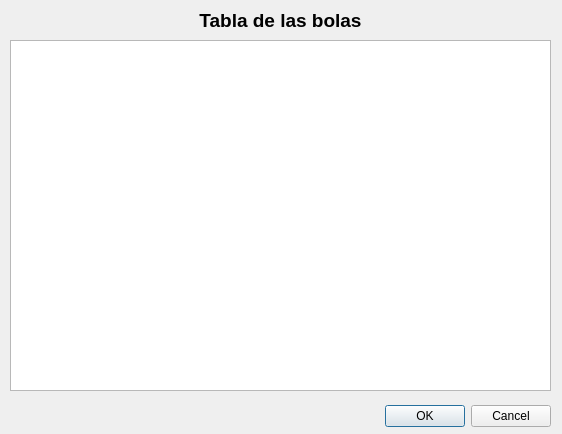
<?xml version="1.0" encoding="UTF-8"?>
<ui version="4.0">
 <class>DInfoTabla</class>
 <widget class="QDialog" name="DInfoTabla">
  <property name="geometry">
   <rect>
    <x>0</x>
    <y>0</y>
    <width>562</width>
    <height>434</height>
   </rect>
  </property>
  <property name="windowTitle">
   <string>Dialog</string>
  </property>
  <widget class="QDialogButtonBox" name="buttonBox">
   <property name="geometry">
    <rect>
     <x>210</x>
     <y>400</y>
     <width>341</width>
     <height>32</height>
    </rect>
   </property>
   <property name="orientation">
    <enum>Qt::Horizontal</enum>
   </property>
   <property name="standardButtons">
    <set>QDialogButtonBox::Cancel|QDialogButtonBox::Ok</set>
   </property>
  </widget>
  <widget class="QTableView" name="tablaBolas">
   <property name="geometry">
    <rect>
     <x>10</x>
     <y>40</y>
     <width>541</width>
     <height>351</height>
    </rect>
   </property>
  </widget>
  <widget class="QLabel" name="label">
   <property name="geometry">
    <rect>
     <x>20</x>
     <y>10</y>
     <width>521</width>
     <height>20</height>
    </rect>
   </property>
   <property name="font">
    <font>
     <pointsize>14</pointsize>
     <weight>75</weight>
     <bold>true</bold>
    </font>
   </property>
   <property name="text">
    <string>Tabla de las bolas</string>
   </property>
   <property name="alignment">
    <set>Qt::AlignCenter</set>
   </property>
  </widget>
 </widget>
 <resources/>
 <connections>
  <connection>
   <sender>buttonBox</sender>
   <signal>accepted()</signal>
   <receiver>DInfoTabla</receiver>
   <slot>accept()</slot>
   <hints>
    <hint type="sourcelabel">
     <x>248</x>
     <y>254</y>
    </hint>
    <hint type="destinationlabel">
     <x>157</x>
     <y>274</y>
    </hint>
   </hints>
  </connection>
  <connection>
   <sender>buttonBox</sender>
   <signal>rejected()</signal>
   <receiver>DInfoTabla</receiver>
   <slot>reject()</slot>
   <hints>
    <hint type="sourcelabel">
     <x>316</x>
     <y>260</y>
    </hint>
    <hint type="destinationlabel">
     <x>286</x>
     <y>274</y>
    </hint>
   </hints>
  </connection>
 </connections>
</ui>
